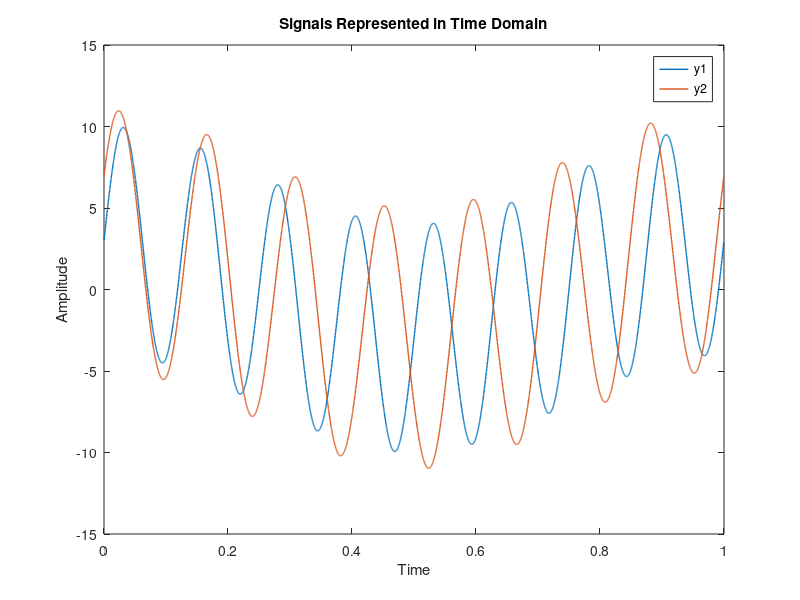
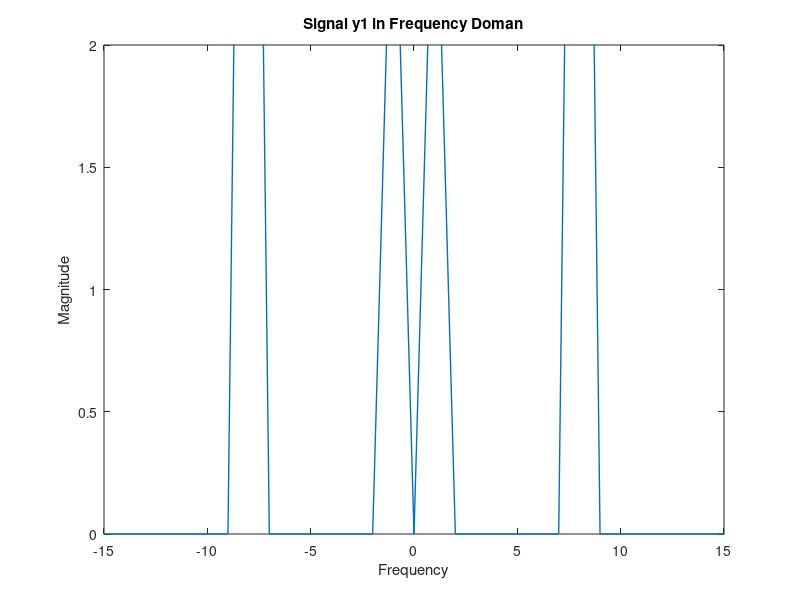

Recreate these plots in MATLAB, in order.
A = 1;
B = 8;
C = 3;
D = 6;
E = 2;
F = 0;
G = 7;
H = 1;
a1 = D+H;
a2 = E+H;
a3 = F+H;
a4 = G+H;
f1 = G+H;
f2 = F+H;
f3 = F+H;
f4 = D+H;
fs = 4001;
t = 0:1/fs:1-1/fs;
y1 = a1*sin(2*pi*f1*t) + a2*cos(2*pi*f2*t);
y2 = a2*sin(2*pi*f3*t + pi/2) + a4*cos(2*pi*f4*t - pi/3);
plot(t,y1,'LineWidth',1.0)
hold on
plot(t,y2,'LineWidth',1.0)
hold off
xlabel('Time')
ylabel('Amplitude')
title('Signals Represented in Time Domain')
legend('y1','y2')

fy1 =  fft(y1);
fy1 = fftshift(fy1)/(fs/2);
f = fs/2*linspace(-1, 1, fs);
figure;
plot(f, abs(fy1),'LineWidth',1.0);
title('Signal y1 in Frequency Doman');
axis([-15 15 0 2]);
xlabel('Frequency');
ylabel('Magnitude');

